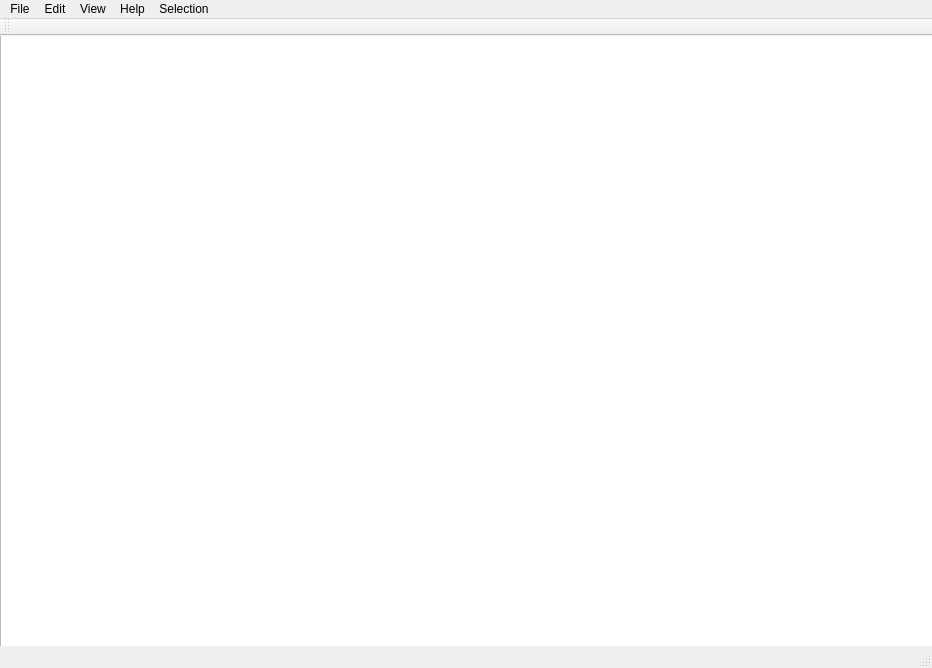
<?xml version="1.0" encoding="UTF-8"?>
<ui version="4.0">
 <class>text_editorClass</class>
 <widget class="QMainWindow" name="text_editorClass">
  <property name="geometry">
   <rect>
    <x>0</x>
    <y>0</y>
    <width>932</width>
    <height>668</height>
   </rect>
  </property>
  <property name="windowTitle">
   <string>text_editor</string>
  </property>
  <widget class="QWidget" name="centralWidget">
   <widget class="QPlainTextEdit" name="plainTextEdit">
    <property name="geometry">
     <rect>
      <x>0</x>
      <y>-10</y>
      <width>941</width>
      <height>631</height>
     </rect>
    </property>
   </widget>
  </widget>
  <widget class="QMenuBar" name="menuBar">
   <property name="geometry">
    <rect>
     <x>0</x>
     <y>0</y>
     <width>932</width>
     <height>22</height>
    </rect>
   </property>
   <widget class="QMenu" name="menuFile">
    <property name="title">
     <string>File</string>
    </property>
    <addaction name="actionNew_project"/>
    <addaction name="actionOpen_project"/>
    <addaction name="actionSave"/>
    <addaction name="actionSave_As"/>
    <addaction name="actionPrint"/>
    <addaction name="separator"/>
    <addaction name="actionNew_window"/>
    <addaction name="actionClose_window"/>
    <addaction name="separator"/>
    <addaction name="actionExit"/>
    <addaction name="separator"/>
   </widget>
   <widget class="QMenu" name="menuEdit">
    <property name="title">
     <string>Edit</string>
    </property>
    <addaction name="actionUn_do"/>
    <addaction name="actionRedo"/>
    <addaction name="separator"/>
    <addaction name="actionCopy"/>
    <addaction name="actionPaste"/>
    <addaction name="separator"/>
    <addaction name="actionSplit_view"/>
    <addaction name="separator"/>
    <addaction name="actionSort_line"/>
    <addaction name="actionUnique"/>
    <addaction name="actionReverse"/>
    <addaction name="separator"/>
   </widget>
   <widget class="QMenu" name="menuView">
    <property name="title">
     <string>View</string>
    </property>
    <addaction name="separator"/>
    <addaction name="actionHide_minimap"/>
    <addaction name="actionHide_slidebar"/>
    <addaction name="separator"/>
    <addaction name="actionOptions"/>
   </widget>
   <widget class="QMenu" name="menuHelp">
    <property name="title">
     <string>Help</string>
    </property>
    <addaction name="actioncreated_by_kings_ayman_ahmad"/>
   </widget>
   <widget class="QMenu" name="menuselection">
    <property name="title">
     <string>Selection</string>
    </property>
    <addaction name="actionSelect_All_Ctrl_A"/>
    <addaction name="actionExpand_Selection_CTRL_SHIFT_A"/>
    <addaction name="separator"/>
    <addaction name="actionFind"/>
    <addaction name="actionFind_and_Replace_one_word_and_All"/>
    <addaction name="separator"/>
    <addaction name="actionAdd_next_line"/>
    <addaction name="actionAdd_previous_line"/>
   </widget>
   <addaction name="menuFile"/>
   <addaction name="menuEdit"/>
   <addaction name="menuView"/>
   <addaction name="menuHelp"/>
   <addaction name="menuselection"/>
  </widget>
  <widget class="QToolBar" name="mainToolBar">
   <attribute name="toolBarArea">
    <enum>TopToolBarArea</enum>
   </attribute>
   <attribute name="toolBarBreak">
    <bool>false</bool>
   </attribute>
  </widget>
  <widget class="QStatusBar" name="statusBar"/>
  <action name="actionOpen_project">
   <property name="text">
    <string>Open project</string>
   </property>
  </action>
  <action name="actionNew_project">
   <property name="icon">
    <iconset>
     <normaloff>../../../../Desktop/download.jpg</normaloff>../../../../Desktop/download.jpg</iconset>
   </property>
   <property name="text">
    <string> New project</string>
   </property>
  </action>
  <action name="actionSave_As">
   <property name="text">
    <string>Save As</string>
   </property>
  </action>
  <action name="actionExit">
   <property name="text">
    <string>Exit</string>
   </property>
  </action>
  <action name="actionUn_do">
   <property name="text">
    <string>Undo </string>
   </property>
  </action>
  <action name="actionRedo">
   <property name="text">
    <string>Redo</string>
   </property>
  </action>
  <action name="actionFonts">
   <property name="text">
    <string>Fonts</string>
   </property>
  </action>
  <action name="actionSplit_view">
   <property name="text">
    <string>Split view</string>
   </property>
  </action>
  <action name="actionCopy">
   <property name="text">
    <string>Copy        Ctrl+C</string>
   </property>
  </action>
  <action name="actionPaste">
   <property name="text">
    <string>Paste        Ctrl+V</string>
   </property>
  </action>
  <action name="actionSave">
   <property name="text">
    <string>Save</string>
   </property>
  </action>
  <action name="actionPrint">
   <property name="text">
    <string>Print</string>
   </property>
  </action>
  <action name="actionNew_window">
   <property name="text">
    <string>New window</string>
   </property>
  </action>
  <action name="actionClose_window">
   <property name="text">
    <string>Close window</string>
   </property>
  </action>
  <action name="actionThemes">
   <property name="text">
    <string>Themes</string>
   </property>
  </action>
  <action name="action_7">
   <property name="text">
    <string>Options</string>
   </property>
  </action>
  <action name="actionHide_minimap">
   <property name="text">
    <string>Hide minimap</string>
   </property>
  </action>
  <action name="actionHide_slidebar">
   <property name="text">
    <string>Hide slidebar</string>
   </property>
  </action>
  <action name="actionOptions">
   <property name="text">
    <string>Options</string>
   </property>
  </action>
  <action name="actioncreated_by_kings_ayman_ahmad">
   <property name="icon">
    <iconset>
     <normaloff>../../../../Desktop/a1098195070343.Y3JvcCw0MDQsMzE2LDIzMiw0MzM.png</normaloff>../../../../Desktop/a1098195070343.Y3JvcCw0MDQsMzE2LDIzMiw0MzM.png</iconset>
   </property>
   <property name="text">
    <string>created by kings : ayman/ahmad</string>
   </property>
  </action>
  <action name="actionSelect_All_Ctrl_A">
   <property name="text">
    <string>Select All                    Ctrl+A</string>
   </property>
  </action>
  <action name="actionExpand_Selection_CTRL_SHIFT_A">
   <property name="text">
    <string>Expand Selection      Ctrl+Shift+A</string>
   </property>
  </action>
  <action name="actionFind_and_Replace_one_word_and_All">
   <property name="text">
    <string>Find and Replace (one word and All)</string>
   </property>
  </action>
  <action name="actionFind">
   <property name="text">
    <string>Find</string>
   </property>
  </action>
  <action name="actionAdd_next_line">
   <property name="text">
    <string>Add next line               Ctrl+Alt+Up</string>
   </property>
  </action>
  <action name="actionAdd_previous_line">
   <property name="text">
    <string>Add previous line        Ctrl+Alt+Up</string>
   </property>
  </action>
  <action name="actionSort_line">
   <property name="text">
    <string>Sort line</string>
   </property>
  </action>
  <action name="actionUnique">
   <property name="text">
    <string>Unique</string>
   </property>
  </action>
  <action name="actionReverse">
   <property name="text">
    <string>Reverse</string>
   </property>
  </action>
 </widget>
 <layoutdefault spacing="6" margin="11"/>
 <resources>
  <include location="text_editor.qrc"/>
 </resources>
 <connections/>
</ui>
